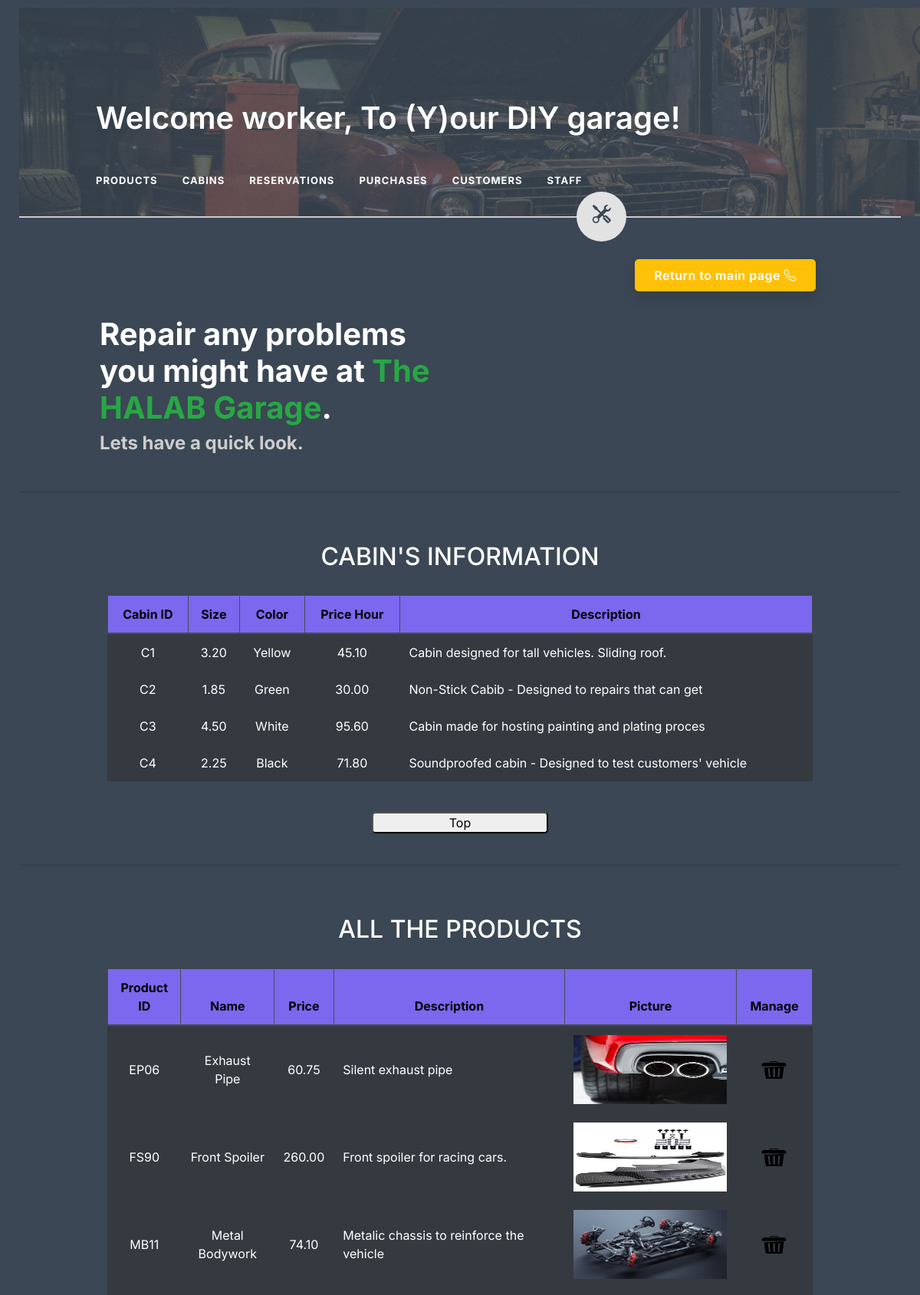
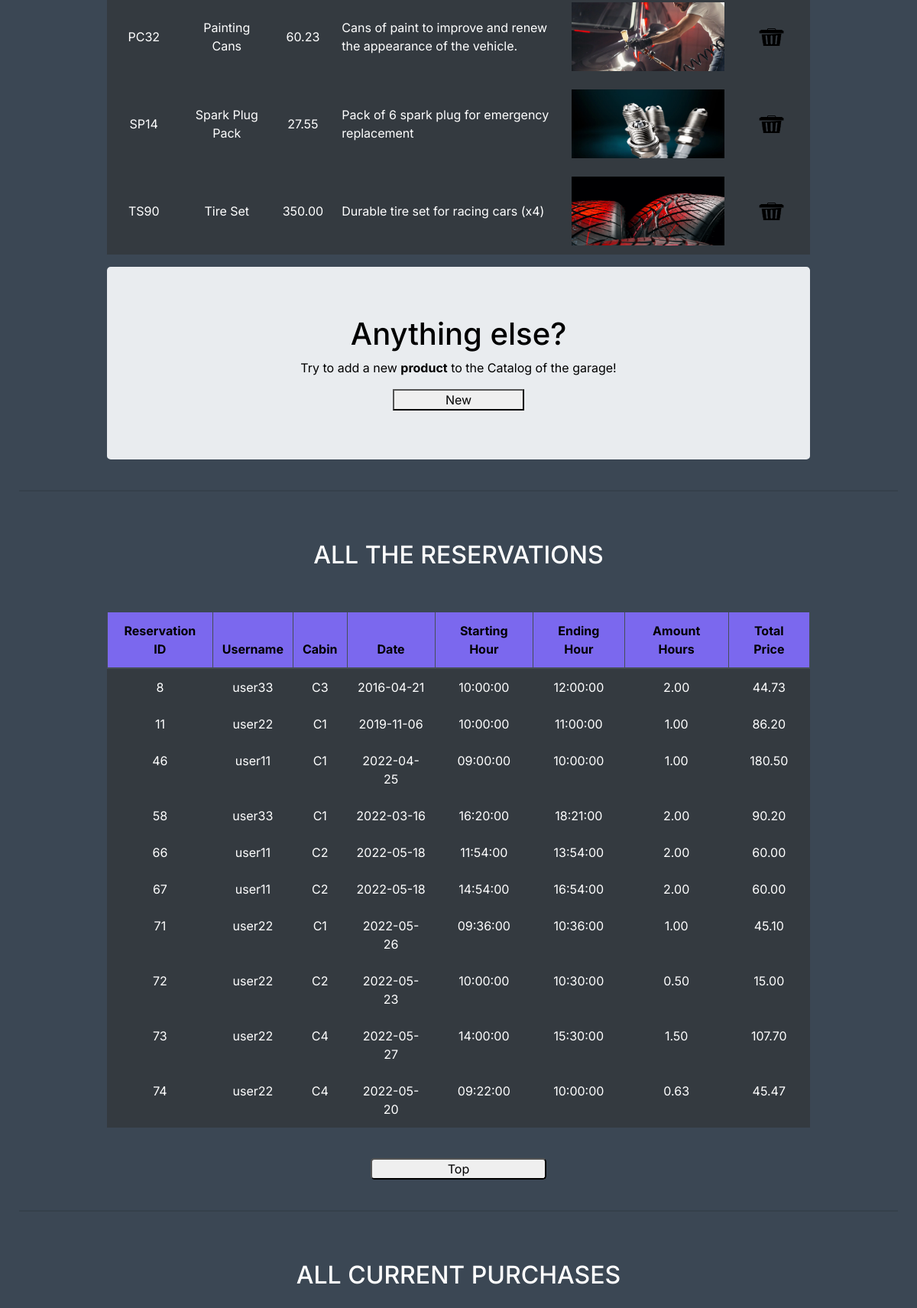
The page /Markup_Language/finalVersion/webWorkersFinal.php (upper part) on the database its author committed (2 pictures, top to bottom).
### tables this page shows
CREATE TABLE `cabin` (
  `Cabin_ID` varchar(10) NOT NULL,
  `id_worker` int(20) NOT NULL,
  `Size` double(3,2) NOT NULL,
  `Color` varchar(20) NOT NULL,
  `Price_Hour` double(5,2) NOT NULL,
  `Description` varchar(100) NOT NULL
);

CREATE TABLE `product` (
  `id_Product` varchar(50) NOT NULL,
  `Name` varchar(50) NOT NULL,
  `Price` double(10,2) NOT NULL,
  `Description` text NOT NULL,
  `Picture` varchar(500) NOT NULL
);

CREATE TABLE `reservation` (
  `id_Reservation` int(50) NOT NULL,
  `cust_Username` varchar(50) NOT NULL,
  `id_cabin` varchar(10) NOT NULL,
  `Date` date NOT NULL,
  `Starting_Hour` time NOT NULL,
  `Ending_Hour` time NOT NULL,
  `Amount_Hours` double(10,2) NOT NULL,
  `Total_Price` double(10,2) NOT NULL
);

### Markup_Language/finalVersion/webWorkersFinal.php (the view, shortened to what this page needs)
<!DOCTYPE html>
<html lang="en">
<head>
    <link rel="stylesheet" href="https://cdn.jsdelivr.net/npm/bootstrap@4.6.1/dist/css/bootstrap.min.css">
    <link rel="stylesheet" href="sil1C.css">
    <link rel="stylesheet" href="https://cdn.jsdelivr.net/npm/bootstrap-icons@1.3.0/font/bootstrap-icons.css" />
</head>
<body class="primary-bg" style="font-size: 16px; width:100%; height: 100%; padding: 10px 25px;">
    <div class="container">
        <img src="img/garagebg2.jpg" alt="" id="mainPageImage">
        <p class="image-text-secondary h1">Welcome worker, To (Y)our DIY garage!</p>
        <div class="circle cream-bg">
            <h4 class="mt-3">
                <i class="bi bi-tools primary-colour"></i>
            </h4>
        </div>
        <div class="row image-nav">
            <div class="col">
                <nav class="navbar navbar-expand-lg navbar-light">
                    <div class="container-fluid">
                        <div class="collapse navbar-collapse ml-5" id="navbarNavAltMarkup">
                            <div class="navbar-nav">
                                <a class="nav-link text-white text-uppercase fs-13 px-3" href="#productsAll">Products</a>
                                <a class="nav-link text-white text-uppercase fs-13 px-3" href="#cabinsAll">Cabins</a>
                                <a class="nav-link text-white text-uppercase fs-13 px-3" href="#reservationsAll">Reservations</a>
                                <a class="nav-link text-white text-uppercase fs-13 px-3" href="#purchasesAll">Purchases</a>
                                <a class="nav-link text-white text-uppercase fs-13 px-3" href="#customersAll">Customers</a>
                                <a class="nav-link text-white text-uppercase fs-13 px-3" href="#workersAll">Staff</a>
                            </div>
                        </div>
                    </div>
                </nav>
            </div>
        </div>
    </div>
    <hr class="cream-bg m-0">
    <div class="px-5 mx-5">
        <div class="d-flex w-100">
            <div class="col text-right mt-5">
                <h1><a href="indexFinal.php">
                        <button class="btn btn-warning px-4 py-2 rounded-lg CTA-button text-white shadow">
                            Return to main page <i class="bi bi-telephone"></i>
                        </button>
                    </a></h1>
            </div>
        </div>
        <div class="row mt-4" id="test">
            <div class="col-6 pl-4 ">
                <h1 class="text-left text-white font-weight-bold">Repair any problems you might have at <span class="text-success">The HALAB Garage</span>.</h1>
                <h4 class="colour-secondary font-weight-bold text-left">Lets have a quick look.</h4>
            </div>
        </div>
    </div>
    <br>
    <hr id="cabinsAll" /><br><br>
    <?php
    $link = connectDataBase();
    $emaitza = mysqli_query($link, "select * from cabin");
    ?>
    <h2 style="color:white;">CABIN'S INFORMATION</h2>
    <br>
    <table class="table table-dark" style="text-align:center; width:80%; margin-left:auto; margin-right:auto;">
        <thead style="vertical-align:left">
            <tr style="text-align:center">
                <th>Cabin ID</th>
                <th>Size</th>
                <th>Color</th>
                <th>Price Hour</th>
                <th>Description</th>
            </tr>
            <?php
            while ($erregistroa = mysqli_fetch_array($emaitza)) {
                printf("<tr>
                        <td>%s</td>
                        <td>%.2f</td>
                        <td>%s</td>
                        <td>%.2f</td>
                        <td style='text-align:left;width:auto;'>%s</td>
                      </tr>", $erregistroa[0], $erregistroa[2], $erregistroa[3], $erregistroa[4], $erregistroa[5]);
            }
            ?>
        </thead>
    </table>
    <br>
    <div class="" style="text-align:center">
        <button class="rounded-lg" style="width: 20%;" onclick="topFunction()" id="myBtn" title="Go to top">Top</button>
        <br><br>
    </div>
    <hr id="productsAll" /><br><br>
    <?php
    $link = connectDataBase();
    $emaitza = mysqli_query($link, "select * from product");
    ?>
    <h2 style="color:white;">ALL THE PRODUCTS</h2>
    <br>
    <table class="table table-dark" style="text-align:center; width:80%; margin-left:auto; margin-right:auto;">
        <thead>
            <tr>
                <th>Product ID</th>
                <th>Name</th>
                <th>Price</th>
                <th>Description</th>
                <th>Picture</th>
                <th>Manage</th>
            </tr>
        </thead>
        <?php
        while ($erregistroa = mysqli_fetch_array($emaitza)) {
            printf("<tr>
                        <td style='vertical-align:middle'>%s</td>
                        <td style='vertical-align:middle'>%s</td>
                        <td style='vertical-align:middle'>%.2f</td>
                        <td style='text-align:left;vertical-align:middle;'>%s</td>
                        <td style='vertical-align:middle'><img src=%s width='200' height='90'><br></td>
                        <td style='vertical-align:middle'>
                          <a href='deleteProduct.php?productDeleteIdentifier=%s'>
                            <img src='../finalVersion/img/deleteImage.png' width='75px' height='23px' align='center'></img>
                          </a>
                        </td>
                    </tr>", $erregistroa[0], $erregistroa[1], $erregistroa[2], $erregistroa[3], $erregistroa[4], $erregistroa['id_Product']);
        }
        ?>
    </table>
    <div class="jumbotron text-left" style="text-align:center; width: 80%; margin-bottom:0; color:black; margin-left:auto; margin-right:auto;">
        <h1 style="text-align:center">Anything else?</h1>
        <p style="text-align:center">Try to add a new <strong>product</strong> to the Catalog of the garage! </p>
        <div class="hero-image" style="text-align: center;">
            <div class="hero-text">
                <button onclick=location.href="insertNewProductForm.php" style="width: 20%;">New</button>
            </div>
        </div>
    </div>
    <br>
    <hr id="reservationsAll" /><br><br>
    <h2 style="color:white;">ALL THE RESERVATIONS</h2>
    <br><br>
    <?php
    $link = connectDataBase();
    $emaitza = mysqli_query($link, "select * from reservation");
    ?>
    <table class="table table-dark" style="text-align:center; width:80%; margin-left:auto; margin-right:auto;">
        <thead>
            <tr>
                <th>Reservation ID</th>
                <th>Username</th>
                <th>Cabin</th>
                <th>Date</th>
                <th>Starting Hour</th>
                <th>Ending Hour</th>
                <th>Amount Hours</th>
                <th>Total Price</th>
            </tr>
        </thead>
        <?php
        while ($erregistroa = mysqli_fetch_array($emaitza)) {
            printf("<tr>
                        <td>%d</td>
                        <td>%s</td>
                        <td>%s</td>
                        <td>%s</td>
                        <td>%s</td>
                        <td>%s</td>
                        <td>%.2f</td>
                        <td>%.2f</td>
                    </tr>", $erregistroa[0], $erregistroa[1], $erregistroa[2], $erregistroa[3], $erregistroa[4], $erregistroa[5], $erregistroa[6], $erregistroa[7]);
        }
        ?>
    </table>
    <br>
    <div class="" style="text-align:center">
        <button class="rounded-lg" style="width: 20%;" onclick="topFunction()" id="myBtn" title="Go to top">Top</button>
        <br><br>
    </div>
    <hr id="purchasesAll" /><br><br>
    <h2 style="color:white;">ALL CURRENT PURCHASES</h2>
    <br><br>
    <?php
    $link = connectDataBase();
    $emaitza = mysqli_query($link, "select * from purchase");
    ?>
            <?php
            while ($erregistroa = mysqli_fetch_array($emaitza)) {
                printf(
                    "<tr>
                <td>%d</td>
                      <td>%s</td>
                      <td>%s</td>
                      <td>%s</td>
                      <td>%d</td>
                      <td>%.2f</td>
              </tr>",
                    $erregistroa[0],
                    $erregistroa[1],
                    $erregistroa[2],
                    $erregistroa[3],
                    $erregistroa[4],
                    $erregistroa[5]
                );
            }
            ?>
    <br>
    <hr id="customersAll" /><br><br>
    <br><br>
    <?php
    $link = connectDataBase();
    $emaitza = mysqli_query($link, "select * from customer");
    ?>
            <?php
            while ($erregistroa = mysqli_fetch_array($emaitza)) {
                printf("<tr>
                <td>%s</td>
                <td>%s</td>
                <td>%s</td>
                <td>%s</td>
                <td>%s</td>
                <td>%s</td>
                <td>%d</td>
              </tr>", $erregistroa[0], $erregistroa[1], $erregistroa[2], $erregistroa[3], $erregistroa[4], $erregistroa[5], $erregistroa[6]);
            }
            ?>
    <br>
    <hr id="workersAll" /><br>
    <br><br>
    <?php
    $link = connectDataBase();
    $emaitza = mysqli_query($link, "select * from worker");
    ?>
            <?php
            while ($erregistroa = mysqli_fetch_array($emaitza)) {
                printf(
                    "<tr>
                        <td>%d</td>
                        <td>%s</td>
                        <td>%s</td>
                        <td>%s</td>
                        <td>%s</td>
                        <td>%s</td>
                        <td>%d</td>
                        <td>%.2f</td>
                        <td>%s</td>
                        <td>%s</td>
                    </tr>",
                    $erregistroa['Worker_ID'],
                    $erregistroa['Name'],
                    $erregistroa['Surname'],
                    $erregistroa['Password'],
                    $erregistroa['Occupation'],
                    $erregistroa['Mail'],
                    $erregistroa['Phone_Number'],
                    $erregistroa['Salary'],
                    $erregistroa['Start_time'],
                    $erregistroa['Finish_time']
                );
            }
            ?>
    <br>
</body>
</html>

### Markup_Language/finalVersion/sil1C.css (style rules this page uses)
* { box-sizing: border-box; padding: 0; margin: 0; opacity: unset; }
.primary-bg { background-color: #3b4754; }
.primary-colour { color: #3b4754; }
.fs-13 { font-size: 13px; font-weight: bold; letter-spacing: 1px; }
.cream-bg { background-color: #e2e2e2; }
#mainPageImage { opacity: 0.4; }
.container { position: relative; text-align: center; color: white; margin: 0; padding: 0; }
.image-text-secondary { position: absolute; top: 120px; left: 100px; font-weight: 600; }
.image-nav { position: absolute; top: 200px; left: 5px; }
.CTA-button { font-weight: 600; font-size: 16px; letter-spacing: 0.5px; }
.circle { width: 65px; height: 65px; border-radius: 50%; position: absolute; top: 240px; right: 30.5%; animation: spinLogo 1s linear 1; }
hr { margin-top: 1rem; margin-bottom: 1rem; border: 0; border-top: 2px solid rgba(0, 0, 0, 0.1); }
#mainPageImage { opacity: 0.25; }
.colour-secondary { color: #CDCDCD; }
.table td { border-top: 0px; }
.table th { border-top: 0px; }
.table { width: 100%; }
#test h1, h4, button { text-align: center; animation: fadein 3s; -moz-animation: fadein 3s; -webkit-animation: fadein 3s; -o-animation: fadein 3s; }

### Markup_Language/finalVersion/webWorkersFinal.php (style rules this page uses)
html, body { max-width: 100%; overflow-x: hidden; font-family: 'Inter', sans-serif; }
body { font-size: 16px; height: 100%; padding: 10px 25px; }
html { height: 100%; }
h2 { text-align: center; }
th { border: 1px solid black; border-collapse: collapse; background-color: mediumslateblue; color: black; }

### rows shown on the page
cabin: Cabin_ID "C1", Size "3.20", Color "Yellow", Price_Hour "45.10", Description "Cabin designed for tall vehicles. Sliding roof."
cabin: Cabin_ID "C2", Size "1.85", Color "Green", Price_Hour "30.00", Description "Non-Stick Cabib - Designed to repairs that can get"
cabin: Cabin_ID "C3", Size "4.50", Color "White", Price_Hour "95.60", Description "Cabin made for hosting painting and plating proces"
cabin: Cabin_ID "C4", Size "2.25", Color "Black", Price_Hour "71.80", Description "Soundproofed cabin - Designed to test customers' vehicle"
product: id_Product "EP06", Name "Exhaust Pipe", Price "60.75", Description "Silent exhaust pipe", Picture (picture)
product: id_Product "FS90", Name "Front Spoiler", Price "260.00", Description "Front spoiler for racing cars.", Picture (picture)
product: id_Product "MB11", Name "Metal Bodywork", Price "74.10", Description "Metalic chassis to reinforce the vehicle", Picture (picture)
product: id_Product "PC32", Name "Painting Cans", Price "60.23", Description "Cans of paint to improve and renew the appearance of the vehicle.", Picture (picture)
product: id_Product "SP14", Name "Spark Plug Pack", Price "27.55", Description "Pack of 6 spark plug for emergency replacement", Picture (picture)
product: id_Product "TS90", Name "Tire Set", Price "350.00", Description "Durable tire set for racing cars (x4)", Picture (picture)
reservation: id_Reservation "8", cust_Username "user33", id_cabin "C3", Date "2016-04-21", Starting_Hour "10:00:00", Ending_Hour "12:00:00", Amount_Hours "2.00", Total_Price "44.73"
reservation: id_Reservation "11", cust_Username "user22", id_cabin "C1", Date "2019-11-06", Starting_Hour "10:00:00", Ending_Hour "11:00:00", Amount_Hours "1.00", Total_Price "86.20"
reservation: id_Reservation "46", cust_Username "user11", id_cabin "C1", Date "2022-04-25", Starting_Hour "09:00:00", Ending_Hour "10:00:00", Amount_Hours "1.00", Total_Price "180.50"
reservation: id_Reservation "58", cust_Username "user33", id_cabin "C1", Date "2022-03-16", Starting_Hour "16:20:00", Ending_Hour "18:21:00", Amount_Hours "2.00", Total_Price "90.20"
reservation: id_Reservation "66", cust_Username "user11", id_cabin "C2", Date "2022-05-18", Starting_Hour "11:54:00", Ending_Hour "13:54:00", Amount_Hours "2.00", Total_Price "60.00"
reservation: id_Reservation "67", cust_Username "user11", id_cabin "C2", Date "2022-05-18", Starting_Hour "14:54:00", Ending_Hour "16:54:00", Amount_Hours "2.00", Total_Price "60.00"
reservation: id_Reservation "71", cust_Username "user22", id_cabin "C1", Date "2022-05-26", Starting_Hour "09:36:00", Ending_Hour "10:36:00", Amount_Hours "1.00", Total_Price "45.10"
reservation: id_Reservation "72", cust_Username "user22", id_cabin "C2", Date "2022-05-23", Starting_Hour "10:00:00", Ending_Hour "10:30:00", Amount_Hours "0.50", Total_Price "15.00"
reservation: id_Reservation "73", cust_Username "user22", id_cabin "C4", Date "2022-05-27", Starting_Hour "14:00:00", Ending_Hour "15:30:00", Amount_Hours "1.50", Total_Price "107.70"
reservation: id_Reservation "74", cust_Username "user22", id_cabin "C4", Date "2022-05-20", Starting_Hour "09:22:00", Ending_Hour "10:00:00", Amount_Hours "0.63", Total_Price "45.47"
